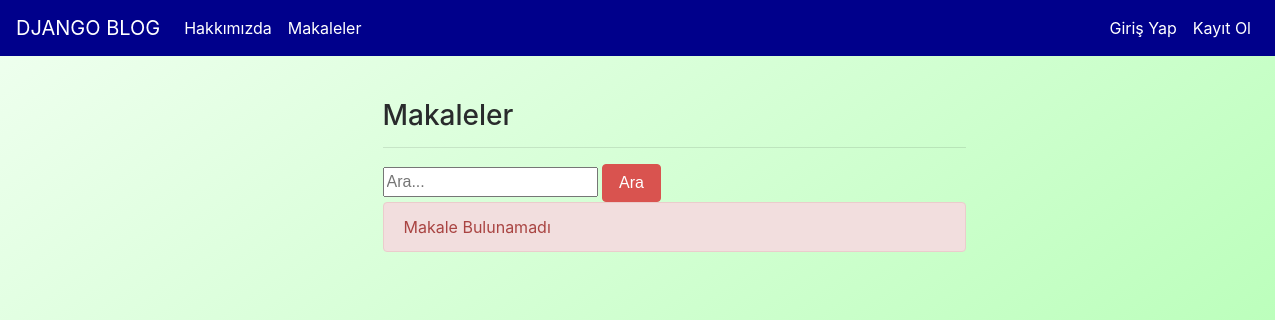
The app's page /articles/, older data.
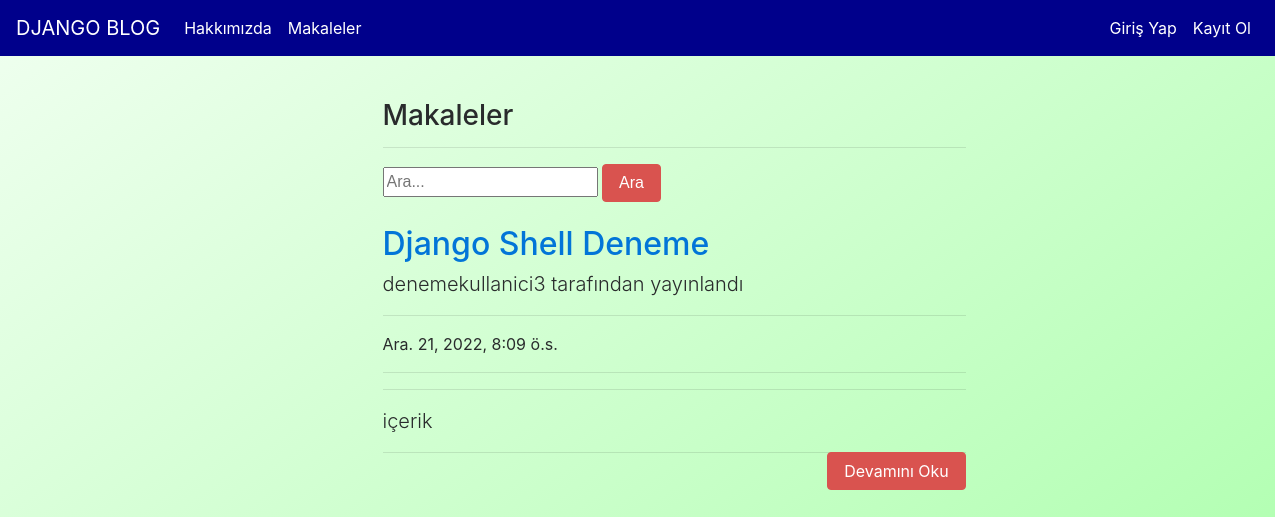
The same page, newer data.
### article/models.py (models this page shows, shortened)
class Article(models.Model):
    author = models.ForeignKey("auth.User",on_delete = models.CASCADE,verbose_name = "Yazar ")
    title = models.CharField(max_length = 50,verbose_name = "Başlık")
    content = RichTextField()
    created_date = models.DateTimeField(auto_now_add=True,verbose_name="Oluşturulma Tarihi")
    article_image = models.FileField(blank = True,null = True,verbose_name="Makaleye Fotoğraf Ekleyin")
    class Meta:
        ordering = ['-created_date']

### article/views.py (the view)
# urls.py: path('',views.articles,name = "articles"),
def articles(request):
    keyword = request.GET.get("keyword")
    if keyword:
        articles = Article.objects.filter(title__contains = keyword)
        return render(request,"articles.html",{"articles":articles})
    articles = Article.objects.all()
    return render(request,"articles.html",{"articles":articles})

### templates/articles.html (shortened to what this page needs)
{% extends "layout.html" %}
{% block body %}
<div class ="row">
        <div class="col-md-10 offset-md-3">
            <div class="col-lg-8">
                <h3>Makaleler</h3>
                <hr>
                </div>
        </div>
</div>
<div class ="row">
    <div class="col-md-10 offset-md-3">
        <div class="col-lg-8">
            <form>
                <input type="text" name = "keyword" class="input-sm" maxlength="64" placeholder="Ara...">
              <button type="submit" class="btn btn-danger">Ara</button>
            </form>
      </div>
    </div>
</div>
{% if articles %}
{% for article in articles %}
<div class="row">
    <div class="col-md-10 offset-md-3">
    <div class="col-lg-8">
      <a href="{% url 'article:detail' article.id %}"><h2 class="mt-4">{{article.title}}</h2></a>
      <p class="lead">
        {{article.author.username}} tarafından yayınlandı
      </p>
      <hr>
      <p>{{article.created_date}}</p>
      <hr>
      <hr>
      <p class="lead">
          {{article.content|safe|truncatewords:50}}
      </p>
      <a style ="float : right;" href="{% url 'article:detail' article.id %}" class ="btn btn-danger">Devamını Oku</a>
      <hr>
        </div>
      </div>
      </div>
{% endfor %}
{% else %}
<div class ="row">
    <div class="col-md-10 offset-md-3">
        <div class="col-lg-8">
<div class = "alert alert-danger">
   Makale Bulunamadı
</div>
</div>
</div>
</div>
{% endif %}
{% endblock body %}

Row changes from the older to the newer data that the page shows:
added Article: title "Django Shell Deneme", author.username "denemekullanici3", created_date "Ara. 21, 2022, 8:09 ö.s.", content "içerik"
Text that changed along with them:
text no longer shown: "Makale Bulunamadı"
